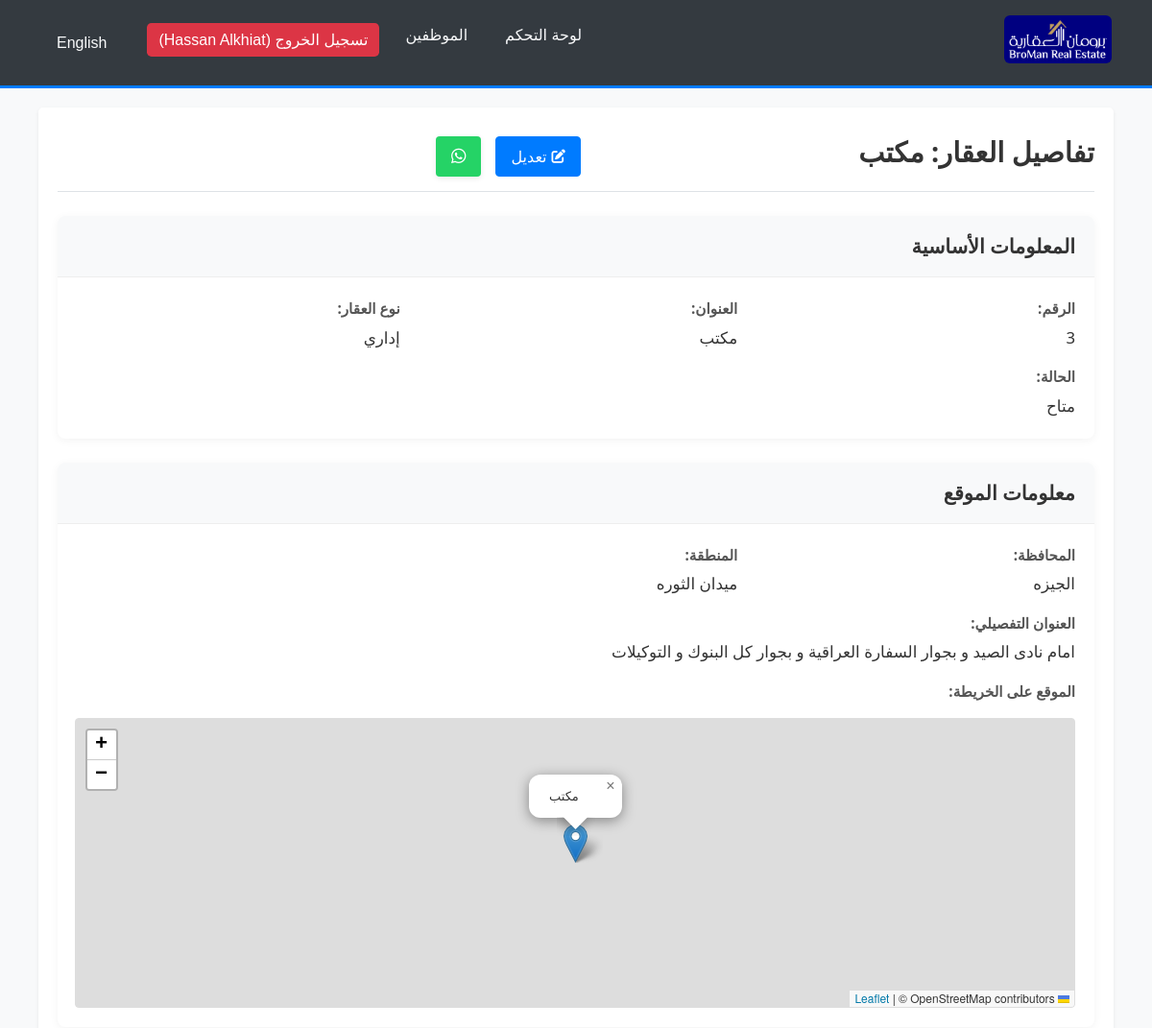
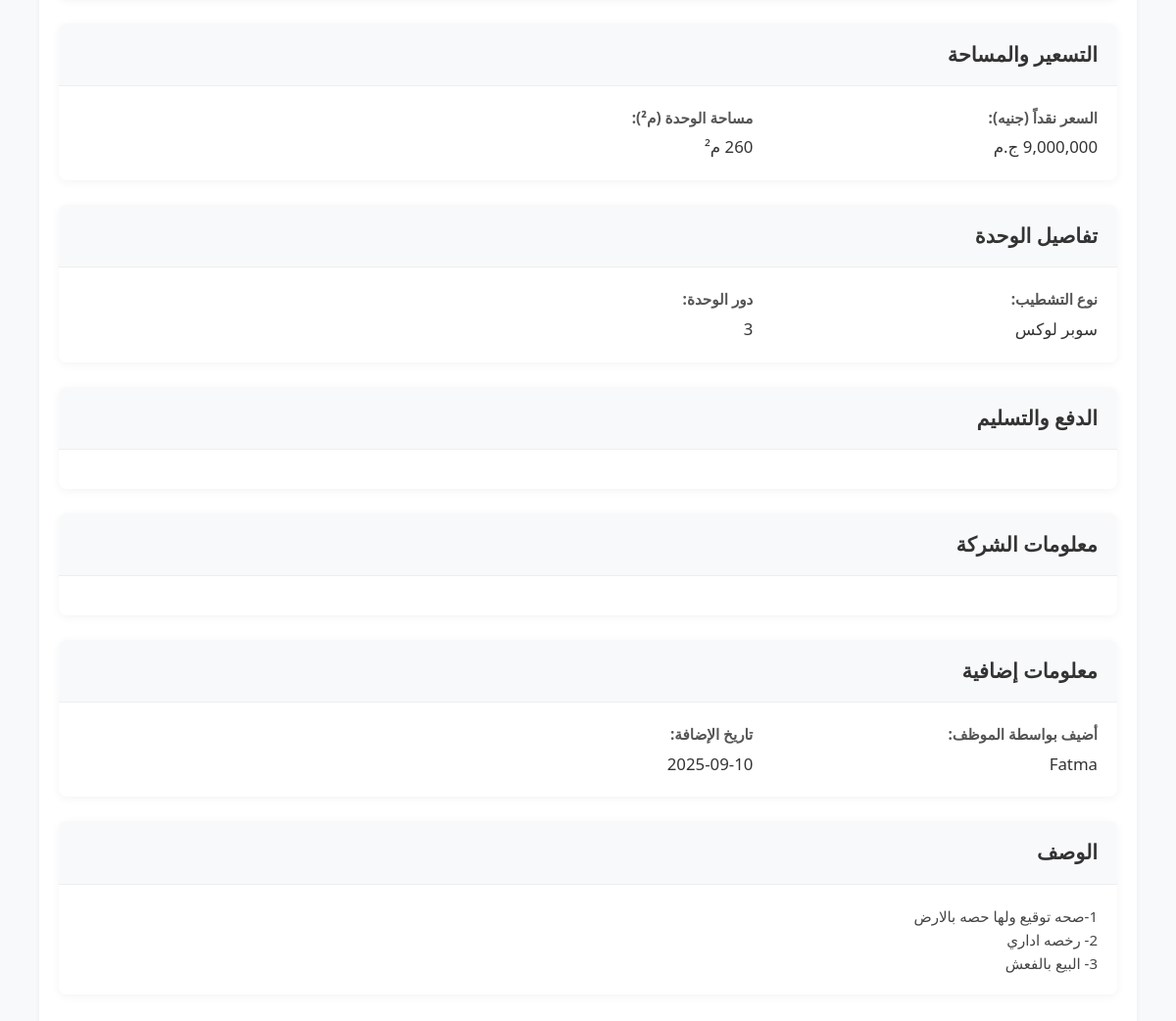
Screenshot of /view_property.php?id=3 (signed in) with the database file from the repository (2 pictures, top to bottom).
### tables this page shows
CREATE TABLE `properties` (
  `PropertyID` int(11) NOT NULL,
  `PropertyTypeID` int(11) NOT NULL COMMENT 'FK to PropertyTypes',
  `Title` varchar(255) NOT NULL,
  `Description` text DEFAULT NULL,
  `Location` varchar(255) DEFAULT NULL,
  `Area` decimal(10,2) DEFAULT NULL,
  `Bedrooms` int(11) DEFAULT NULL,
  `Status` enum('available','sold','rented','unavailable') DEFAULT 'available',
  `listing_type` enum('Primary','Resale') NOT NULL DEFAULT 'Primary',
  `DateAdded` timestamp NULL DEFAULT current_timestamp(),
  `EmployeeID` int(11) DEFAULT NULL COMMENT 'FK to Employees who added it',
  `unit_design` varchar(255) DEFAULT NULL,
  `finishing_type_id` int(11) DEFAULT NULL COMMENT 'FK to PropertyFinishingTypes',
  `compound_area` decimal(12,2) DEFAULT NULL,
  `down_payment_percentage` decimal(5,2) DEFAULT NULL,
  `payment_years` decimal(5,2) DEFAULT NULL,
  `delivery_date` date DEFAULT NULL,
  `ProjectName` varchar(255) DEFAULT NULL,
  `min_area` decimal(10,2) DEFAULT NULL,
  `max_area` decimal(10,2) DEFAULT NULL,
  `avg_area` decimal(10,2) DEFAULT NULL,
  `district` varchar(100) DEFAULT NULL,
  `governorate` varchar(100) DEFAULT NULL,
  `company_name` varchar(150) DEFAULT NULL,
  `FloorsCount` int(11) DEFAULT NULL,
  `year_built` year(4) DEFAULT NULL,
  `unit_floor` varchar(50) DEFAULT NULL,
  `net_area` decimal(10,2) DEFAULT NULL,
  `loading_percentage` decimal(5,2) DEFAULT NULL,
  `price_cash` decimal(15,2) DEFAULT NULL,
  `price_installments` decimal(15,2) DEFAULT NULL,
  `meter_price_cash` decimal(10,2) DEFAULT NULL,
  `meter_price_installments` decimal(10,2) DEFAULT NULL,
  `seller_type` enum('مالك','وسيط','وكيل','بواب','شركة مطورة','شركة تشطيب','شركة تسويق') DEFAULT NULL,
  `seller_name` varchar(255) DEFAULT NULL,
  `seller_phone` varchar(50) DEFAULT NULL,
  `sales_manager_name` varchar(255) DEFAULT NULL,
  `sales_manager_phone` varchar(50) DEFAULT NULL,
  `salesperson_name` varchar(255) DEFAULT NULL,
  `salesperson_phone` varchar(50) DEFAULT NULL,
  `latitude` decimal(10,8) DEFAULT NULL,
  `longitude` decimal(11,8) DEFAULT NULL
);

CREATE TABLE `propertytypes` (
  `PropertyTypeID` int(11) NOT NULL,
  `TypeName` varchar(100) NOT NULL COMMENT 'Main categories: سكني, ساحلي, إداري, تجاري, فندقي, طبي',
  `TypeName_ar` varchar(100) DEFAULT NULL
);

CREATE TABLE `propertyfinishingtypes` (
  `FinishingID` int(11) NOT NULL,
  `FinishingName` varchar(100) NOT NULL,
  `FinishingName_ar` varchar(100) DEFAULT NULL
);

CREATE TABLE `employees` (
  `EmployeeID` int(11) NOT NULL,
  `FullName` varchar(255) NOT NULL,
  `Username` varchar(50) NOT NULL,
  `Password` varchar(255) NOT NULL COMMENT 'Stored using PHP password_hash (bcrypt)',
  `Role` enum('manager','admin','user') NOT NULL DEFAULT 'user',
  `DateJoined` timestamp NULL DEFAULT current_timestamp()
);

### lang/translate.php (called while the page is built, shortened)
<?php
$lang_file = __DIR__ . '/' . $_SESSION['lang'] . '.php';
if (file_exists($lang_file)) {
    $translations = include($lang_file);
} else {
    $translations = include(__DIR__ . '/ar.php');
}
function t($key)
{
    global $translations;
    return isset($translations[$key]) ? $translations[$key] : $key;
}
function get_direction()
{
    return ($_SESSION['lang'] == 'ar') ? 'rtl' : 'ltr';
}
function get_lang_code()
{
    return $_SESSION['lang'];
}

### view_property.php (the view, shortened to what this page needs)
<?php
require_once __DIR__ .
'/lang/translate.php';
require_once __DIR__ . '/media_functions.php';
$property_id = intval($_GET['id']);
$property = null;
$sql = "SELECT p.*,
               pt.TypeName,
               pt.TypeName_ar,
               e.FullName AS EmployeeName,
               p.unit_design AS UnitDesignName,
               pft.FinishingName AS FinishingTypeName,
               pft.FinishingName_ar AS FinishingTypeName_ar
        FROM Properties p
        LEFT JOIN PropertyTypes pt ON p.PropertyTypeID = pt.PropertyTypeID
        LEFT JOIN Employees e ON p.EmployeeID = e.EmployeeID
        LEFT JOIN PropertyFinishingTypes pft ON p.finishing_type_id = pft.FinishingID
        WHERE p.PropertyID = ?";
if ($stmt = $conn->prepare($sql)) {
    $stmt->bind_param("i", $property_id);
    if ($stmt->execute()) {
        $result = $stmt->get_result();
        if ($result->num_rows == 1) {
            $property = $result->fetch_assoc();
        } else {
            header("Location: index_properties.php");
            exit;
        }
    } else {
        header("Location: index_properties.php");
        exit;
    }
} else {
    header("Location: index_properties.php");
    exit;
}
function formatSmartNumber($value, $maxDecimals = 2)
{
    $float = floatval($value);
    $formatted = number_format($float, $maxDecimals, '.', '');
    $formatted = rtrim(rtrim($formatted, '0'), '.');
    return $formatted;
}
$page_title = sprintf(t('property_details_title'), htmlspecialchars($property['Title'] ?: $property['ProjectName'] ?: t('undefined')));
$map_link = '';
if (!empty($property['latitude']) && !empty($property['longitude'])) {
    $lat = $property['latitude'];
    $lng = $property['longitude'];
    $map_link = "https://www.google.com/maps/search/?api=1&query={$lat},{$lng}";
}
$wa_lines = [];
$wa_lines[] = "مرحبًا، أشارك موقع هذا العقار:";
if ($map_link !== '') {
    $wa_lines[] = $map_link;
}
$wa_text = implode("\n", $wa_lines);
$whatsapp_link = 'https://wa.me/?text=' . rawurlencode($wa_text);
?>
<!DOCTYPE html>
<html lang="<?php echo get_lang_code(); ?>" dir="<?php echo get_direction(); ?>">
<head>
    <link rel="stylesheet" href="https://cdnjs.cloudflare.com/ajax/libs/font-awesome/6.0.0-beta3/css/all.min.css">
    <link rel="stylesheet" href="theme.css">
    <link rel="stylesheet" href="modern_styles.css">
    <link rel="stylesheet" href="lightbox.css">
    <?php if (get_direction() === 'rtl'): ?>
        <link rel="stylesheet" href="rtl_styles.css">
    <?php endif; ?>
    <link rel="stylesheet" href="https://unpkg.com/leaflet@1.9.4/dist/leaflet.css" />
</head>
<body>
    <?php include 'navbar.php'; ?>
    <div class="container">
        <div class="page-header">
            <h1><?php echo $page_title; ?></h1>
            <div class="actions">
                <?php if (isset($_SESSION['role']) && in_array($_SESSION['role'], ['admin', 'manager'])): ?>
                <a href="edit_property.php?id=<?php echo $property_id; ?>" class="btn btn-primary"><i class="fas fa-edit"></i> <?php echo t('edit'); ?></a>
                <?php endif; ?>
                <a href="<?php echo htmlspecialchars($whatsapp_link); ?>" target="_blank" rel="noopener noreferrer" class="btn btn-whatsapp" title="مشاركة عبر واتساب" aria-label="مشاركة عبر واتساب">
                    <i class="fab fa-whatsapp"></i>
                </a>
                <a href="javascript:history.back()" class="btn btn-secondary"><i class="fas fa-arrow-left"></i> <?php echo t('back'); ?></a>
            </div>
        </div>
        <div class="property-details">
            <div class="property-section">
                <h2><?php echo t('basic_information'); ?></h2>
                <div class="detail-grid">
                    <div class="detail-item">
                        <span class="detail-label"><?php echo t('property_id'); ?>:</span>
                        <span class="detail-value"><?php echo htmlspecialchars($property['PropertyID']); ?></span>
                    </div>
                    <?php if (!empty($property['Title'])): ?>
                    <div class="detail-item">
                        <span class="detail-label"><?php echo t('title'); ?>:</span>
                        <span class="detail-value"><?php echo htmlspecialchars($property['Title']); ?></span>
                    </div>
                    <?php endif; ?>
                    <?php if (!empty($property['TypeName'])): ?>
                    <div class="detail-item">
                        <span class="detail-label"><?php echo t('property_type'); ?>:</span>
                        <span class="detail-value"><?php echo htmlspecialchars($property['TypeName']); ?></span>
                    </div>
                    <?php endif; ?>
                    <?php if (!empty($property['Status'])): ?>
                    <div class="detail-item">
                        <span class="detail-label"><?php echo t('status'); ?>:</span>
                        <span class="detail-value"><?php echo t($property['Status']); ?></span>
                    </div>
                    <?php endif; ?>
                </div>
            </div>
            <div class="property-section">
                <h2><?php echo t('location_information'); ?></h2>
                <div class="detail-grid">
                    <?php if (!empty($property['governorate'])): ?>
                    <div class="detail-item">
                        <span class="detail-label"><?php echo t('governorate'); ?>:</span>
                        <span class="detail-value"><?php echo htmlspecialchars($property['governorate']); ?></span>
                    </div>
                    <?php endif; ?>
                    <?php if (!empty($property['district'])): ?>
                    <div class="detail-item">
                        <span class="detail-label"><?php echo t('district'); ?>:</span>
                        <span class="detail-value"><?php echo htmlspecialchars($property['district']); ?></span>
                    </div>
                    <?php endif; ?>
                    <?php if (!empty($property['Location'])): ?>
                    <div class="detail-item full-width">
                        <span class="detail-label"><?php echo t('detailed_address'); ?>:</span>
                        <span class="detail-value"><?php echo htmlspecialchars($property['Location']); ?></span>
                    </div>
                    <?php endif; ?>
                    <?php if (!empty($property['latitude']) && !empty($property['longitude'])): ?>
                    <div class="detail-item full-width">
                        <span class="detail-label"><?php echo t('location_on_map'); ?>:</span>
                        <div id="property-map" style="height: 300px; width: 100%; border: 1px solid #ddd; border-radius: 4px; margin-top: 10px;"></div>
                    </div>
                    <?php endif; ?>
                </div>
            </div>
            <div class="property-section">
                <h2><?php echo t('pricing_and_area'); ?></h2>
                <div class="detail-grid">
                    <?php if (!empty($property['price_cash'])): ?>
                    <div class="detail-item">
                        <span class="detail-label"><?php echo t('price_cash'); ?>:</span>
                        <span class="detail-value"><?php echo number_format($property['price_cash'], 0, '.', ','); ?> <?php echo t('currency'); ?></span>
                    </div>
                    <?php endif; ?>
                    <?php if (!empty($property['Area'])): ?>
                    <div class="detail-item">
                        <span class="detail-label"><?php echo t('unit_area_sqm'); ?>:</span>
                        <span class="detail-value"><?php echo formatSmartNumber($property['Area'], 2); ?> <?php echo t('sqm'); ?></span>
                    </div>
                    <?php endif; ?>
                </div>
            </div>
            <div class="property-section">
                <h2><?php echo t('unit_details'); ?></h2>
                <div class="detail-grid">
                    <?php if (!empty($property['FinishingTypeName'])): ?>
                    <div class="detail-item">
                        <span class="detail-label"><?php echo t('finishing_type'); ?>:</span>
                        <span class="detail-value">
                            <?php
                            if (get_lang_code() === 'ar' && !empty($property['FinishingTypeName_ar'])) {
                                echo htmlspecialchars($property['FinishingTypeName_ar']);
                            } else {
                                echo htmlspecialchars($property['FinishingTypeName']);
                            }
                            ?>
                        </span>
                    </div>
                    <?php endif; ?>
                    <?php if (!empty($property['unit_floor'])): ?>
                    <div class="detail-item">
                        <span class="detail-label"><?php echo t('unit_floor'); ?>:</span>
                        <span class="detail-value"><?php echo htmlspecialchars($property['unit_floor']); ?></span>
                    </div>
                    <?php endif; ?>
                </div>
            </div>
            <div class="property-section">
                <h2><?php echo t('payment_and_delivery'); ?></h2>
                <div class="detail-grid">
                </div>
            </div>
            <div class="property-section">
                <h2><?php echo t('company_information'); ?></h2>
                <div class="detail-grid">
                </div>
            </div>
            <?php if (isset($_SESSION['role']) && $_SESSION['role'] === 'manager'): ?>
<div class="property-section">
    <h2><?php echo t('additional_information'); ?></h2>
    <div class="detail-grid">
        <?php if (!empty($property['EmployeeName'])): ?>
        <div class="detail-item">
            <span class="detail-label"><?php echo t('added_by_employee'); ?>:</span>
            <span class="detail-value"><?php echo htmlspecialchars($property['EmployeeName']); ?></span>
        </div>
        <?php endif; ?>
        <?php if (!empty($property['DateAdded'])): ?>
        <div class="detail-item">
            <span class="detail-label"><?php echo t('date_added'); ?>:</span>
            <span class="detail-value"><?php echo date("Y-m-d", strtotime($property['DateAdded'])); ?></span>
        </div>
        <?php endif; ?>
    </div>
</div>
<?php endif; ?>
            <?php if (!empty($property['Description'])): ?>
            <div class="property-section">
                <h2><?php echo t('description'); ?></h2>
                <div class="property-description">
                    <p><?php echo nl2br(htmlspecialchars($property['Description'])); ?></p>
                </div>
            </div>
            <?php endif; ?>
        </div>
    </div>
</body>
</html>

### rows the page displays
properties: Title "تفاصيل العقار: مكتب", PropertyID "3", Title "مكتب", PropertyTypeID.TypeName "إداري", Status "متاح", governorate "الجيزه", district "ميدان الثوره", Location "امام نادى الصيد و بجوار السفارة العراقية و بجوار كل البنوك و التوكيلات", price_cash "9,000,000", finishing_type.FinishingName_ar "سوبر لوكس", unit_floor "3", EmployeeID.FullName "Fatma", DateAdded "2025-09-10", Description "1-صحه توقيع ولها حصه بالارض 2- رخصه اداري 3- البيع بالفعش"

### other values shown
t('dashboard') "لوحة التحكم"
t('employees') "الموظفين"
sprintf(t('logout_user'), $user_full_name) "تسجيل الخروج (Hassan Alkhiat)"
$switch_lang_text "English"
t('edit') "تعديل"
t('basic_information') "المعلومات الأساسية"
t('property_id') "الرقم"
t('title') "العنوان"
t('property_type') "نوع العقار"
t('status') "الحالة"
t('location_information') "معلومات الموقع"
t('governorate') "المحافظة"
t('district') "المنطقة"
t('detailed_address') "العنوان التفصيلي"
t('location_on_map') "الموقع على الخريطة"
